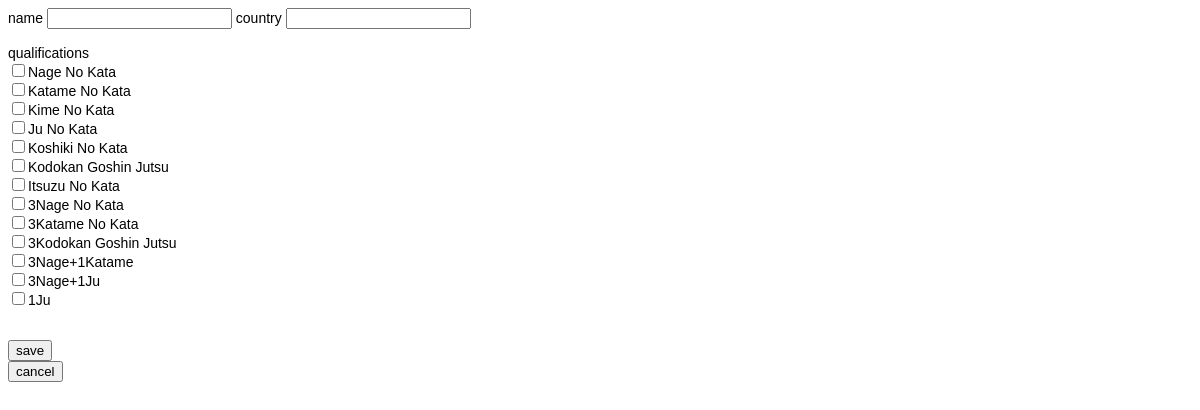
The app's page /edit/editJudge.php (signed in) with its own data.
### tables this page shows
CREATE TABLE `katatype` (
  `idKatatype` int(10) UNSIGNED NOT NULL,
  `name` varchar(64) NOT NULL,
  `numTechniques` int(11) NOT NULL,
  `t1` varchar(64) NOT NULL,
  `t2` varchar(64) NOT NULL,
  `t3` varchar(64) NOT NULL,
  `t4` varchar(64) NOT NULL,
  `t5` varchar(64) NOT NULL,
  `t6` varchar(64) NOT NULL,
  `t7` varchar(64) NOT NULL,
  `t8` varchar(64) NOT NULL,
  `t9` varchar(64) NOT NULL,
  `t10` varchar(64) NOT NULL,
  `t11` varchar(64) NOT NULL,
  `t12` varchar(64) NOT NULL,
  `t13` varchar(64) NOT NULL,
  `t14` varchar(64) NOT NULL,
  `t15` varchar(64) NOT NULL,
  `t16` varchar(64) NOT NULL,
  `t17` varchar(64) NOT NULL,
  `t18` varchar(64) NOT NULL,
  `t19` varchar(64) NOT NULL,
  `t20` varchar(64) NOT NULL,
  `t21` varchar(64) NOT NULL,
  `t22` varchar(64) NOT NULL,
  `t23` varchar(64) NOT NULL,
  `fcr` varchar(64) NOT NULL,
  `s1` varchar(64) NOT NULL,
  `s2` varchar(64) NOT NULL,
  `s3` varchar(64) NOT NULL,
  `s4` varchar(64) NOT NULL,
  `s5` varchar(64) NOT NULL,
  `s6` varchar(64) NOT NULL,
  `s7` varchar(64) NOT NULL,
  `s8` varchar(64) NOT NULL,
  `s9` varchar(64) NOT NULL,
  `s10` varchar(64) NOT NULL,
  `s11` varchar(64) NOT NULL,
  `s12` varchar(64) NOT NULL,
  `s13` varchar(64) NOT NULL,
  `s14` varchar(64) NOT NULL,
  `s15` varchar(64) NOT NULL,
  `s16` varchar(64) NOT NULL,
  `s17` varchar(64) NOT NULL,
  `s18` varchar(64) NOT NULL,
  `s19` varchar(64) NOT NULL,
  `s20` varchar(64) NOT NULL,
  `s21` varchar(64) NOT NULL,
  `s22` varchar(64) NOT NULL,
  `s23` varchar(64) NOT NULL
);

### edit/editJudge.php (the view, shortened to what this page needs)
<!DOCTYPE HTML>
<?php
require_once "../config.inc.php";
	?>
	<?php
$sql="SELECT * FROM judge WHERE idJudge = :idJudge";
$result = $db->prepare($sql);
$result->bindValue(':idJudge', $_GET["idJudge"]);
$result->execute();
$row = $result->fetch(PDO::FETCH_ASSOC);
?>
<html>
<head>
<link rel="stylesheet" type="text/css" href="../style.css">
</head>
<body>
<form method='post'>
	<label for="name">name</label>
	<input type='text' name='name' value="<?php echo $row["name"]; ?>"/>
	<label for="country">country</label>
	<input type='text' name='country' value="<?php echo $row["country"]; ?>"/>
	<br><br>
	qualifications
	<br>
	<?php
	$sql="SELECT * FROM katatype";
	$result = $db->query($sql);
	while($row = $result->fetch(PDO::FETCH_ASSOC)){
		$sql="SELECT COUNT(*) AS conteggio FROM ability WHERE katatype = :katatype AND judge = :judge";
		$resultChecked = $db->prepare($sql);
		$resultChecked->bindValue(':katatype', $row["idKatatype"]);
		$resultChecked->bindValue(':judge', $_GET["idJudge"]);
		$resultChecked->execute();
		$rowChecked = $resultChecked->fetch(PDO::FETCH_ASSOC);
		if($rowChecked["conteggio"] > 0 )
			$checked = "checked='checked'";
		else
			$checked = "";
		echo "<input $checked type='checkbox' name='ability[]' value=\"".$row["idKatatype"]."\">".$row["name"]."<br>";
	}
	?>
	<br><br>
	<input type='submit' name='save' value='save'/>
</form>
<input type='button' name='cancel' value='cancel' onclick='parent.$.fancybox.close();'>
</body>
</html>

### style.css (style rules this page uses)
body { font-family: Tahoma, Arial, Helvetica, sans-serif; font-size:14px; }

### records on screen
katatype: name "Nage No Kata"
katatype: name "Katame No Kata"
katatype: name "Kime No Kata"
katatype: name "Ju No Kata"
katatype: name "Koshiki No Kata"
katatype: name "Kodokan Goshin Jutsu"
katatype: name "Itsuzu No Kata"
katatype: name "3Nage No Kata"
katatype: name "3Katame No Kata"
katatype: name "3Kodokan Goshin Jutsu"
katatype: name "3Nage+1Katame"
katatype: name "3Nage+1Ju"
katatype: name "1Ju"
